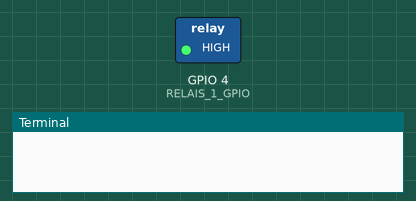
Recording of a program running on a simulated Raspberry Pi (BCM pin numbers). Shown: switched loads named in the program (green lamp = pin HIGH), the last lines printed to the terminal. At 0.5 s the program stops and its outputs stay as they are.

Above: at 0.1 s.
At 0.6 s:
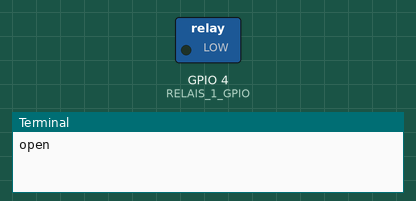
Timing chart, 0 to 2.0 s (numbered marks = the images above):
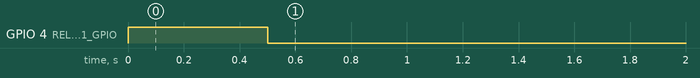

Measured:
- by itself, GPIO 4 (RELAIS_1_GPIO): LOW → HIGH at 0.00 s, → LOW 0.50 s later

The program:

script.py
```python
#!/usr/bin/python

import RPi.GPIO as GPIO
import time

GPIO.setmode(GPIO.BCM)

RELAIS_1_GPIO = 4
GPIO.setup(RELAIS_1_GPIO, GPIO.OUT)

GPIO.output(RELAIS_1_GPIO, GPIO.LOW) # out
GPIO.output(RELAIS_1_GPIO, GPIO.HIGH) # on

time.sleep(0.5)

GPIO.output(RELAIS_1_GPIO, GPIO.LOW) # out

GPIO.cleanup()

print "open"
```
